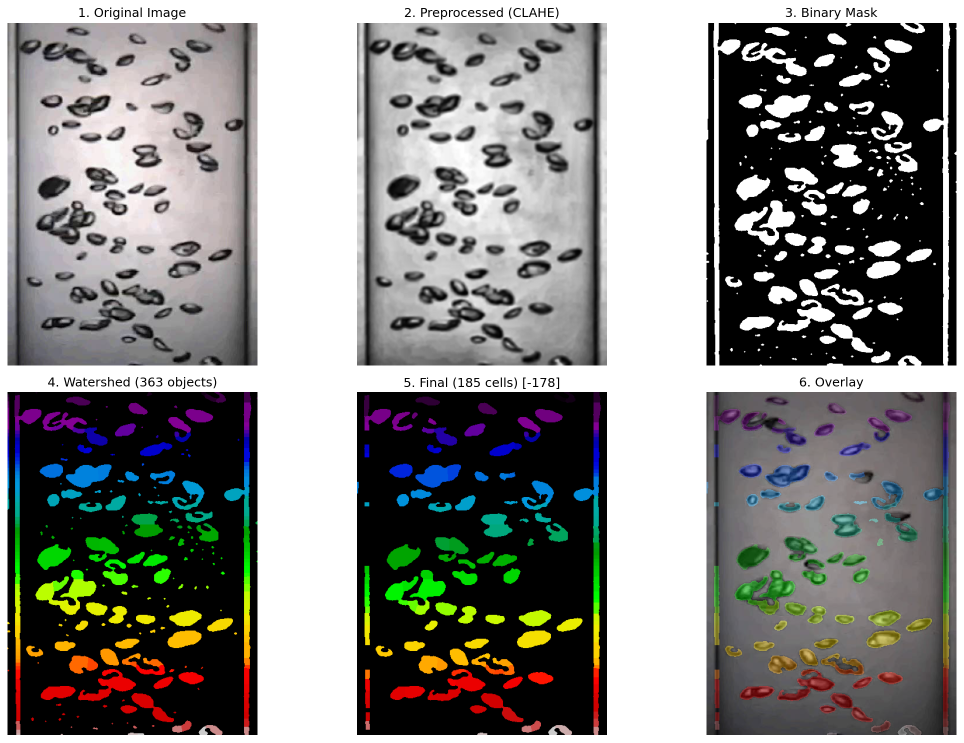
#> input picture my_dataset/train/visualizations/frame_0001_pipeline.png, 1927 x 1485 px (shown at 1/2 size); its folder holds only this picture in this run
$ python demo_single_image.py --image my_dataset/train/visualizations/frame_0001_pipeline.png   (older library calls are emulated)
#> lines starting #> are read from the running program, lines starting #| are printed output that depends on the picture; after the words box and inside, x2 and y2 are one past the last pixel; in counts of white or black regions, pixels touching at a corner belong together
#> in demo_single_image, image is the input picture: shape (1485, 1927, 4); mean R, G, B, A 132.5, 132.4, 129.5, 255
#|    Shape: (1485, 1927, 4)
#|    Dtype: uint8
### advanced_annotation.py
"""
Advanced Annotation Tool với Adaptive Watershed
Phiên bản cải tiến để tạo annotations chất lượng cao

Cải tiến so với phương pháp cũ:
- Sử dụng Distance Transform để tách cells dính nhau
- Adaptive thresholding thay vì threshold cố định
- Morphological operations để làm sạch và mượt boundaries
- Loại bỏ noise và artifacts một cách thông minh
- Quality validation để đảm bảo chất lượng annotations

Author: Advanced Annotation System
Date: 2025-11-28
"""

import numpy as np
import cv2
from PIL import Image
from pathlib import Path
from tqdm import tqdm
from scipy import ndimage
from skimage import morphology, filters, measure, segmentation
from skimage.feature import peak_local_max
from skimage.segmentation import watershed
import matplotlib.pyplot as plt
import json
from datetime import datetime


class AdvancedAnnotator:
    """
    Class để tạo annotations chất lượng cao sử dụng kỹ thuật advanced
    """

    def __init__(self,
                 min_cell_size=50,      # Tăng từ 20 -> 50 pixels
                 max_cell_size=5000,    # Giới hạn trên để loại artifacts
                 min_circularity=0.3,   # Cell phải có hình dạng tương đối tròn
                 gaussian_sigma=1.5,    # Smoothing trước khi segment
                 distance_threshold=0.4, # Threshold cho peak detection
                 ):
        """
        Args:
            min_cell_size: Kích thước tối thiểu của cell (pixels)
            max_cell_size: Kích thước tối đa của cell (pixels)
            min_circularity: Circularity tối thiểu (0-1, 1 = perfect circle)
            gaussian_sigma: Sigma cho Gaussian blur
            distance_threshold: Threshold cho local maxima trong distance transform
        """
        self.min_cell_size = min_cell_size
        self.max_cell_size = max_cell_size
        self.min_circularity = min_circularity
        self.gaussian_sigma = gaussian_sigma
        self.distance_threshold = distance_threshold

        self.stats = {
            'total_processed': 0,
            'cells_detected': 0,
            'noise_removed': 0,
            'cells_merged': 0,
        }

    def preprocess_image(self, image):
        """
        Tiền xử lý ảnh để cải thiện segmentation

        Args:
            image: Input image (grayscale or RGB)

        Returns:
            Preprocessed image (grayscale, normalized)
        """
        # Convert to grayscale if needed
        if len(image.shape) == 3:
            gray = cv2.cvtColor(image, cv2.COLOR_RGB2GRAY)
        else:
            gray = image.copy()

        # Normalize to 0-255
        gray = cv2.normalize(gray, None, 0, 255, cv2.NORM_MINMAX, dtype=cv2.CV_8U)

        # Apply Gaussian blur to reduce noise
        blurred = cv2.GaussianBlur(gray, (0, 0), self.gaussian_sigma)

        # Apply CLAHE (Contrast Limited Adaptive Histogram Equalization)
        # để cải thiện contrast cục bộ
        clahe = cv2.createCLAHE(clipLimit=2.0, tileGridSize=(8, 8))
        enhanced = clahe.apply(blurred)
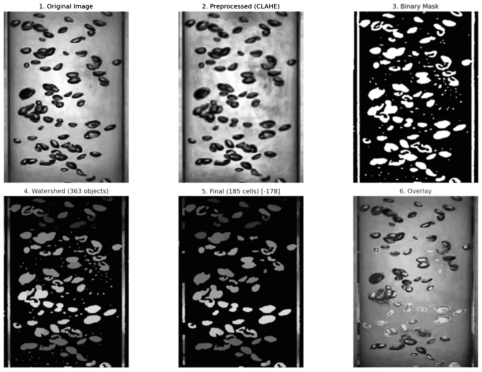
#> enhanced: shape (1485, 1927) (shown at 1/4 size); min 0, max 255, mean 132.2

        return enhanced

    def create_binary_mask(self, image):
        """
        Tạo binary mask sử dụng adaptive thresholding

        Args:
            image: Preprocessed grayscale image

        Returns:
            Binary mask (uint8)
        """
        # Adaptive threshold - tốt hơn global threshold
        binary = cv2.adaptiveThreshold(
            image,
            255,
            cv2.ADAPTIVE_THRESH_GAUSSIAN_C,
            cv2.THRESH_BINARY_INV,  # INV vì cells là dark
            blockSize=21,  # Kích thước vùng local
            C=5  # Constant trừ đi từ mean
        )
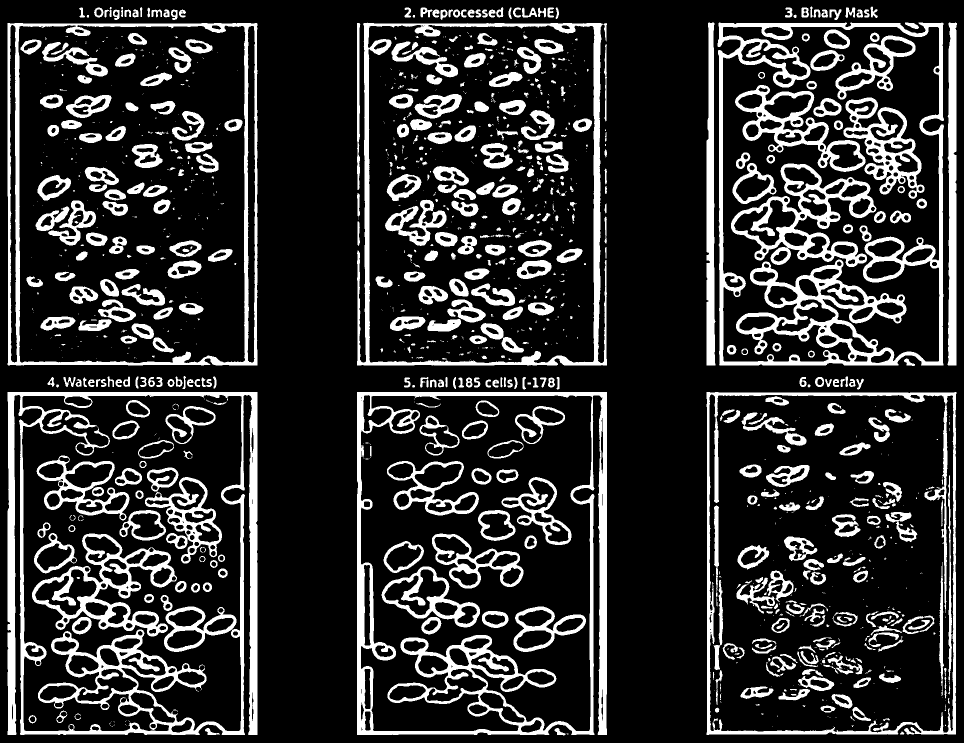
#> binary: shape (1485, 1927) (shown at 1/2 size); 18.7% white; 1289 white regions (703 under 20 px), largest, box (x1, y1, x2, y2) and area: (15, 784, 515, 1470) 55260, (714, 784, 1214, 1470) 48674, (1435, 45, 1888, 731) 47881

        # Morphological operations để làm sạch
        # Remove small noise
        kernel_small = cv2.getStructuringElement(cv2.MORPH_ELLIPSE, (3, 3))
        binary = cv2.morphologyEx(binary, cv2.MORPH_OPEN, kernel_small)
#> binary: shape (1485, 1927); 18.5% white; 812 white regions (234 under 20 px), largest, box (x1, y1, x2, y2) and area: (15, 784, 515, 1470) 54577, (714, 784, 1214, 1470) 48619, (1435, 45, 1888, 731) 47843

        # Close small gaps
        kernel_medium = cv2.getStructuringElement(cv2.MORPH_ELLIPSE, (5, 5))
        binary = cv2.morphologyEx(binary, cv2.MORPH_CLOSE, kernel_medium)
#> binary: shape (1485, 1927); 19% white; 588 white regions (186 under 20 px), largest, box (x1, y1, x2, y2) and area: (1435, 45, 1888, 731) 66141, (15, 784, 515, 1470) 59822, (714, 784, 1214, 1470) 49456

        # Fill holes trong cells
        binary = ndimage.binary_fill_holes(binary).astype(np.uint8) * 255
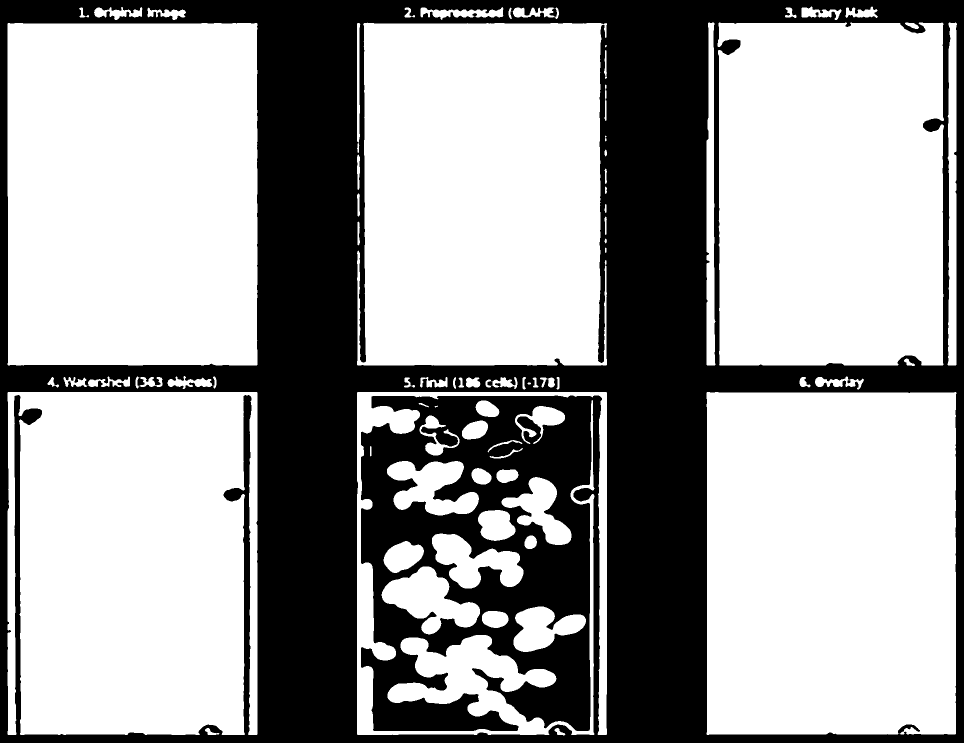
#> binary: shape (1485, 1927) (shown at 1/2 size); 63.4% white; 1 black region

        return binary

    def watershed_segmentation(self, binary_mask):
        """
        Sử dụng watershed với distance transform để tách cells

        Args:
            binary_mask: Binary mask

        Returns:
            Instance segmentation mask
        """
        # Distance transform
        # Mỗi pixel = khoảng cách đến background gần nhất
        distance = ndimage.distance_transform_edt(binary_mask)
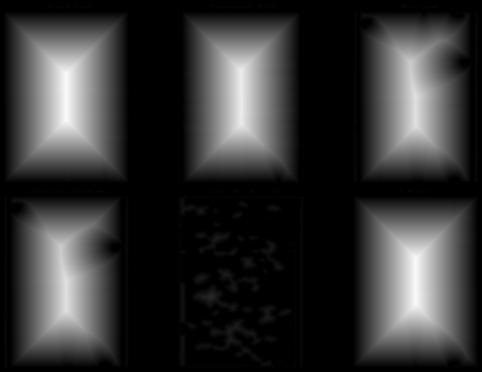
#> distance: shape (1485, 1927) float64 (shown at 1/4 size); min 0, max 250, mean 51.2

        # Smooth distance map
        distance = ndimage.gaussian_filter(distance, sigma=1)

        # Find local maxima (cell centers)
        # Sử dụng threshold động dựa trên distance max
        max_dist = distance.max()
#> max_dist = 249.6
        min_distance = int(max(3, max_dist * self.distance_threshold))
#> min_distance = 99

        local_max = peak_local_max(
            distance,
            min_distance=min_distance,
            labels=binary_mask,
            exclude_border=False
        )
#> local_max = [[362, 264], [1170, 1662], [376, 964], [386, 1661], [1125, 263], [1185, 847], [1306, 946], [1271, 1070], [952, 867], [843, 804], [831, 1083], [1385, 1205]]

        # Create markers for watershed
        markers = np.zeros_like(binary_mask, dtype=np.int32)
        markers[tuple(local_max.T)] = np.arange(1, len(local_max) + 1)
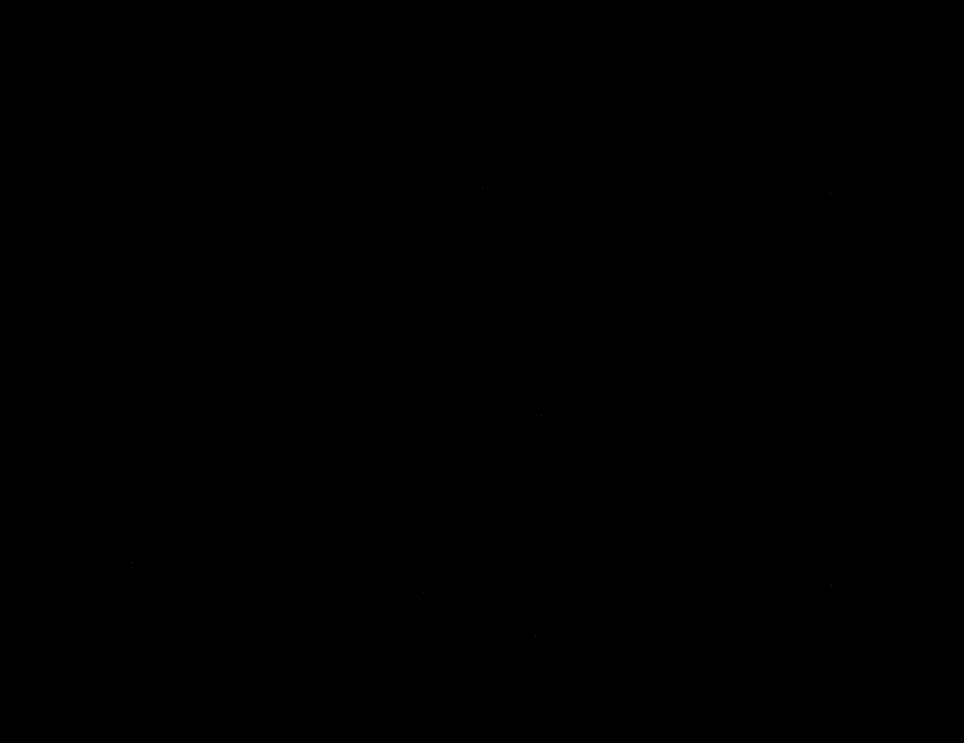
#> markers: shape (1485, 1927) int32 (shown at 1/2 size); 13 distinct labels, from 0 to 12; one colour per label, 0 black
        markers = ndimage.label(markers)[0]
#> markers: shape (1485, 1927) int32; 13 distinct labels, from 0 to 12

        # Apply watershed
        labels = watershed(-distance, markers, mask=binary_mask)
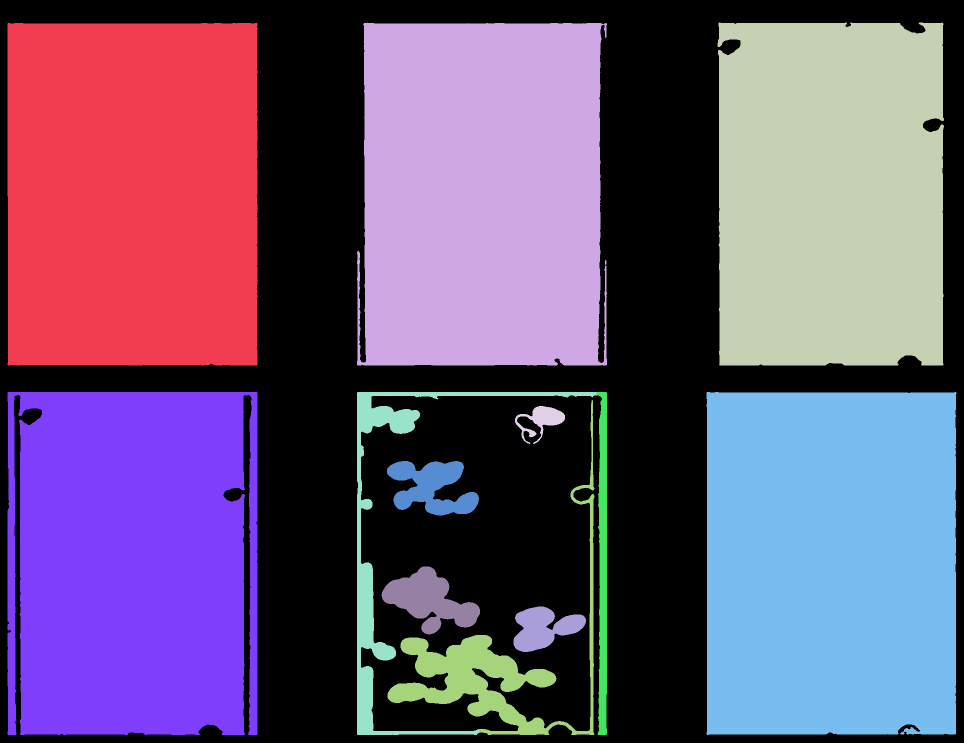
#> labels: shape (1485, 1927) int32 (shown at 1/2 size); 13 distinct labels, from 0 to 12; one colour per label, 0 black

        return labels

    def filter_objects(self, labels):
        """
        Lọc và làm sạch các objects theo criteria

        Args:
            labels: Instance segmentation mask

        Returns:
            Filtered mask
        """
        # Measure properties of each object
        regions = measure.regionprops(labels)
#> regions = 12 regions; largest, box (x1, y1, x2, y2) and area: (15, 46, 515, 731) 341008, (1413, 784, 1913, 1470) 340114, (15, 784, 515, 1470) 324491, (714, 45, 1214, 731) 324002, (1435, 45, 1888, 731) 303338

        # Create new mask
        filtered_mask = np.zeros_like(labels)
        current_label = 1

        noise_count = 0

        for region in regions:
            area = region.area
            perimeter = region.perimeter

            # Calculate circularity: 4π * area / perimeter²
            # Circle = 1.0, square = 0.785, line = 0
            if perimeter > 0:
                circularity = 4 * np.pi * area / (perimeter ** 2)
            else:
                circularity = 0

            # Filter criteria
            is_valid = True

            # Size filter
            if area < self.min_cell_size or area > self.max_cell_size:
                is_valid = False
                noise_count += 1

            # Shape filter - loại bỏ objects quá dài/mảnh
            if circularity < self.min_circularity:
                is_valid = False
                noise_count += 1

            # Solidity filter - loại bỏ objects có nhiều lỗ/rất không đều
            if region.solidity < 0.7:  # solidity = area / convex_hull_area
                is_valid = False
                noise_count += 1

            # Keep valid objects
            if is_valid:
                filtered_mask[labels == region.label] = current_label
                current_label += 1
#> this loop made 12 passes
#> (area, perimeter, circularity, noise_count) on passes 1 to 8: (341008, 2392.7, 0.749, 1), (324002, 3397.2, 0.353, 2), (303338, 2607.5, 0.561, 3), (2921, 530, 0.131, 5), (25679, 3287.6, 0.0299, 8), (11645, 803.9, 0.226, 11), (324491, 5440.5, 0.138, 13), (340114, 2515.7, 0.675, 14)
#> filtered_mask: shape (1485, 1927) int32; every value is 0
#> after the loop, current_label = 1; noise_count = 21

        self.stats['noise_removed'] += noise_count

        return filtered_mask

    def post_process_mask(self, mask):
        """
        Post-processing để cải thiện boundaries

        Args:
            mask: Filtered instance mask

        Returns:
            Post-processed mask
        """
        processed_mask = np.zeros_like(mask)

        for label_id in range(1, mask.max() + 1):
            # Extract single cell
            cell = (mask == label_id).astype(np.uint8)

            # Smooth boundary với morphological closing
            kernel = cv2.getStructuringElement(cv2.MORPH_ELLIPSE, (3, 3))
            cell = cv2.morphologyEx(cell, cv2.MORPH_CLOSE, kernel)

            # Fill any remaining holes
            cell = ndimage.binary_fill_holes(cell).astype(np.uint8)

            # Add to processed mask
            processed_mask[cell > 0] = label_id

        return processed_mask

    def annotate_image(self, image, visualize=False):
        """
        Pipeline đầy đủ để annotate một ảnh

        Args:
            image: Input image (H, W) or (H, W, 3)
            visualize: Nếu True, return visualization

        Returns:
            mask: Instance segmentation mask
            viz: (optional) Visualization figure
        """
        # Step 1: Preprocess
        preprocessed = self.preprocess_image(image)

        # Step 2: Create binary mask
        binary = self.create_binary_mask(preprocessed)

        # Step 3: Watershed segmentation
        labels = self.watershed_segmentation(binary)

        # Step 4: Filter objects
        filtered = self.filter_objects(labels)

        # Step 5: Post-process
        final_mask = self.post_process_mask(filtered)

        # Update stats
        self.stats['total_processed'] += 1
        self.stats['cells_detected'] += final_mask.max()

        if visualize:
            return final_mask, self._create_visualization(image, preprocessed, binary, labels, final_mask)

        return final_mask

    def _create_visualization(self, original, preprocessed, binary, watershed_result, final):
        """Tạo visualization để debug"""
        fig, axes = plt.subplots(2, 3, figsize=(15, 10))

        # Original
        axes[0, 0].imshow(original, cmap='gray')
        axes[0, 0].set_title('1. Original Image')
        axes[0, 0].axis('off')

        # Preprocessed
        axes[0, 1].imshow(preprocessed, cmap='gray')
        axes[0, 1].set_title('2. Preprocessed (CLAHE)')
        axes[0, 1].axis('off')

        # Binary
        axes[0, 2].imshow(binary, cmap='gray')
        axes[0, 2].set_title('3. Binary Mask')
        axes[0, 2].axis('off')

        # Watershed result
        axes[1, 0].imshow(watershed_result, cmap='nipy_spectral')
        n_watershed = watershed_result.max()
#> n_watershed = 12
        axes[1, 0].set_title(f'4. Watershed ({n_watershed} objects)')
        axes[1, 0].axis('off')

        # Final result
        axes[1, 1].imshow(final, cmap='nipy_spectral')
        n_final = final.max()
#> n_final = 0
        axes[1, 1].set_title(f'5. Final ({n_final} cells) [-{n_watershed-n_final}]')
        axes[1, 1].axis('off')

        # Overlay
        axes[1, 2].imshow(original, cmap='gray')
        axes[1, 2].imshow(final, cmap='nipy_spectral', alpha=0.4)
        axes[1, 2].set_title('6. Overlay')
        axes[1, 2].axis('off')

        plt.tight_layout()
        return fig

    # [125 lines left out: functions annotate_dataset, main, not called in this run]


# [2 lines that do not run on import are left out]

### demo_single_image.py
"""
Script demo để test annotation system trên 1 image
Giúp bạn hiểu workflow trước khi chạy toàn bộ

Usage:
    python demo_single_image.py
    python demo_single_image.py --image my_dataset/train/images/frame_0049.png
"""

import numpy as np
from PIL import Image
import matplotlib.pyplot as plt
from pathlib import Path
import argparse
import sys

# Import advanced annotator
try:
    from advanced_annotation import AdvancedAnnotator
except ImportError:
    print("❌ Cannot import advanced_annotation.py")
    print("   Make sure advanced_annotation.py is in the same directory")
    sys.exit(1)


def demo_single_image(image_path, show_steps=True):
    """
    Demo annotation process trên 1 ảnh

    Args:
        image_path: Path to image file
        show_steps: Show step-by-step visualization
    """
    print("="*70)
    print("DEMO: ADVANCED ANNOTATION SYSTEM")
    print("="*70)
    print()

    # Load image
    print(f"📂 Loading image: {image_path}")
    image_file = Path(image_path)

    if not image_file.exists():
        print(f"❌ Image not found: {image_path}")
        return

    image = np.array(Image.open(image_file))
    print(f"   Shape: {image.shape}")
    print(f"   Dtype: {image.dtype}")
    print()

    # Create annotator
    print("🔧 Creating annotator with settings:")
    annotator = AdvancedAnnotator(
        min_cell_size=50,
        max_cell_size=5000,
        min_circularity=0.3,
        gaussian_sigma=1.5,
        distance_threshold=0.4,
    )
    print(f"   min_cell_size: {annotator.min_cell_size} pixels")
    print(f"   max_cell_size: {annotator.max_cell_size} pixels")
    print(f"   min_circularity: {annotator.min_circularity}")
    print(f"   gaussian_sigma: {annotator.gaussian_sigma}")
    print()

    # Annotate with visualization
    print("🎯 Running annotation...")
    mask, fig = annotator.annotate_image(image, visualize=True)

    n_cells = mask.max()
#> n_cells = 0
    print(f"✅ Annotation completed!")
    print(f"   Detected {n_cells} cells")
#|    Detected 0 cells
    print()

    # Save results
    output_dir = Path('demo_output')
    output_dir.mkdir(exist_ok=True)

    # Save mask
    mask_file = output_dir / f'{image_file.stem}_mask.png'
    Image.fromarray(mask.astype(np.uint16)).save(mask_file)
    print(f"💾 Saved mask to: {mask_file}")

    # Save visualization
    viz_file = output_dir / f'{image_file.stem}_pipeline.png'
    fig.savefig(viz_file, dpi=150, bbox_inches='tight')
    print(f"💾 Saved pipeline visualization to: {viz_file}")

    # Create detailed overlay
    fig2, axes = plt.subplots(1, 3, figsize=(15, 5))

    # Original
    axes[0].imshow(image, cmap='gray' if len(image.shape) == 2 else None)
    axes[0].set_title('Original Image', fontsize=14, fontweight='bold')
    axes[0].axis('off')

    # Mask
    axes[1].imshow(mask, cmap='nipy_spectral')
    axes[1].set_title(f'Detected Cells ({n_cells} cells)', fontsize=14, fontweight='bold')
    axes[1].axis('off')

    # Overlay
    axes[2].imshow(image, cmap='gray' if len(image.shape) == 2 else None)
    axes[2].imshow(mask, cmap='nipy_spectral', alpha=0.4)
    axes[2].set_title('Overlay', fontsize=14, fontweight='bold')
    axes[2].axis('off')

    plt.tight_layout()
    overlay_file = output_dir / f'{image_file.stem}_overlay.png'
    plt.savefig(overlay_file, dpi=150, bbox_inches='tight')
    print(f"💾 Saved overlay to: {overlay_file}")

    # Show statistics
    from skimage.measure import regionprops
    regions = regionprops(mask)
#> regions = []

    sizes = [r.area for r in regions]
#> sizes = []
    circularities = []
    solidities = []

    for r in regions:
        if r.perimeter > 0:
            circ = 4 * np.pi * r.area / (r.perimeter ** 2)
            circularities.append(circ)
        solidities.append(r.solidity)
#> this loop made 0 passes
#> after the loop, circularities = []; solidities = []

    print()
    print("="*70)
    print("STATISTICS")
    print("="*70)
    print(f"Number of cells:        {len(regions)}")
#| Number of cells:        0
    print(f"\nCell Size (pixels):")
    print(f"  Mean:                 {np.mean(sizes):.1f}")
#|   Mean:                 nan
    print(f"  Std:                  {np.std(sizes):.1f}")
#|   Std:                  nan
#> (the run stopped early here; a loop or call above may not have finished)
